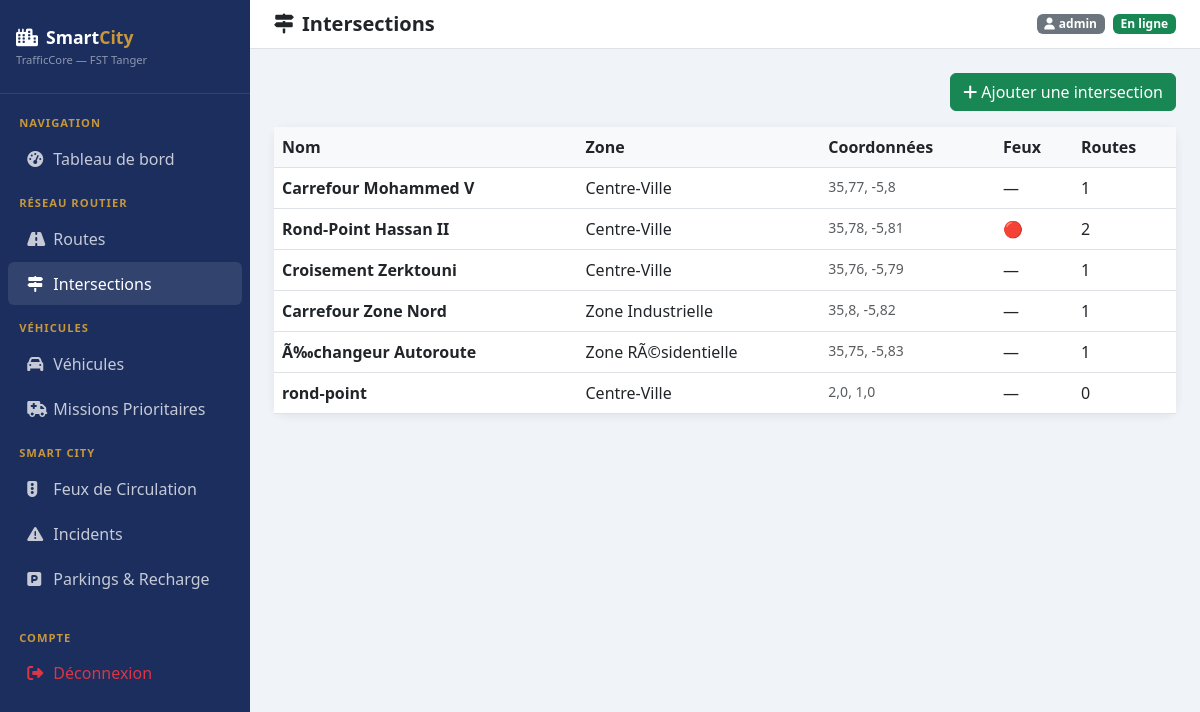
The page /traffic/intersections/ (signed in) on the database its author committed.
### traffic/models.py (models this page shows, shortened)
class Intersection(models.Model):
    nom = models.CharField(max_length=100)
    latitude = models.FloatField(default=0)
    longitude = models.FloatField(default=0)
    zone = models.ForeignKey(ZoneUrbaine, on_delete=models.SET_NULL, null=True, blank=True)

class ZoneUrbaine(models.Model):
    nom = models.CharField(max_length=100)
    description = models.TextField(blank=True)
    def __str__(self): return self.nom
    class Meta: verbose_name = "Zone Urbaine"

### signals/models.py (models this page shows, shortened)
class FeuCirculation(models.Model):
    ETAT_CHOICES = [('rouge','🔴 Rouge'), ('orange','🟠 Orange'), ('vert','🟢 Vert')]
    MODE_CHOICES = [('fixe','Fixe'), ('adaptatif','Adaptatif')]
    intersection = models.ForeignKey(Intersection, on_delete=models.CASCADE, related_name='feux')
    etat = models.CharField(max_length=10, choices=ETAT_CHOICES, default='rouge')
    duree_rouge = models.IntegerField(default=30, help_text="Durée rouge (secondes)")
    duree_vert = models.IntegerField(default=25, help_text="Durée vert (secondes)")
    duree_orange = models.IntegerField(default=5, help_text="Durée orange (secondes)")
    mode = models.CharField(max_length=15, choices=MODE_CHOICES, default='fixe')
    actif = models.BooleanField(default=True)
    derniere_modif = models.DateTimeField(auto_now=True)
    class Meta: verbose_name = "Feu de Circulation"

### traffic/views.py (the view)
# urls.py: path('intersections/', views.intersection_list, name='intersection_list'),
@login_required
def intersection_list(request):
    intersections = Intersection.objects.select_related('zone').all()
    return render(request, 'traffic/intersection_list.html', {'intersections': intersections})

### templates/traffic/intersection_list.html (shortened to what this page needs)
{% extends 'base.html' %}
{% block page_title %}<i class="fas fa-map-signs me-2"></i>Intersections{% endblock %}
{% block content %}
<div class="d-flex justify-content-end mb-3">
    <a href="{% url 'intersection_create' %}" class="btn btn-success">
        <i class="fas fa-plus me-1"></i>Ajouter une intersection
    </a>
</div>
<div class="card">
    <div class="card-body p-0">
        <table class="table table-hover mb-0">
            <thead><tr><th>Nom</th><th>Zone</th><th>Coordonnées</th><th>Feux</th><th>Routes</th></tr></thead>
            <tbody>
            {% for inter in intersections %}
            <tr>
                <td><strong>{{ inter.nom }}</strong></td>
                <td>{{ inter.zone|default:"—" }}</td>
                <td class="text-muted small">{{ inter.latitude }}, {{ inter.longitude }}</td>
                <td>
                    {% for feu in inter.feux.all %}
                        {% if feu.etat == 'rouge' %}🔴{% elif feu.etat == 'vert' %}🟢{% else %}🟠{% endif %}
                    {% empty %}—{% endfor %}
                </td>
                <td>{{ inter.routes.count }}</td>
            </tr>
            {% empty %}
            <tr><td colspan="5" class="text-center text-muted py-4">Aucune intersection.</td></tr>
            {% endfor %}
            </tbody>
        </table>
    </div>
</div>
{% endblock %}

### templates/base.html (shortened to what this page needs)
<!DOCTYPE html>
<html lang="fr">
<head>
    <link href="https://cdn.jsdelivr.net/npm/bootstrap@5.3.0/dist/css/bootstrap.min.css" rel="stylesheet">
    <link href="https://cdnjs.cloudflare.com/ajax/libs/font-awesome/6.4.0/css/all.min.css" rel="stylesheet">
</head>
<body>
<div class="sidebar">
    <div class="brand">
        <i class="fas fa-city me-2"></i>Smart<span>City</span>
        <div style="font-size:.7rem;color:rgba(255,255,255,.5);font-weight:400;margin-top:2px">TrafficCore — FST Tanger</div>
    </div>
    <nav class="mt-2">
        <div class="nav-section">Navigation</div>
        <a href="{% url 'dashboard' %}" class="nav-link {% if request.resolver_match.url_name == 'dashboard' %}active{% endif %}">
            <i class="fas fa-tachometer-alt"></i> Tableau de bord
        </a>
        <div class="nav-section">Réseau Routier</div>
        <a href="{% url 'route_list' %}" class="nav-link {% if 'route' in request.resolver_match.url_name %}active{% endif %}">
            <i class="fas fa-road"></i> Routes
        </a>
        <a href="{% url 'intersection_list' %}" class="nav-link {% if 'intersection' in request.resolver_match.url_name %}active{% endif %}">
            <i class="fas fa-map-signs"></i> Intersections
        </a>
        <div class="nav-section">Véhicules</div>
        <a href="{% url 'vehicule_list' %}" class="nav-link {% if 'vehicule' in request.resolver_match.url_name %}active{% endif %}">
            <i class="fas fa-car"></i> Véhicules
        </a>
        <a href="{% url 'mission_list' %}" class="nav-link {% if 'mission' in request.resolver_match.url_name %}active{% endif %}">
            <i class="fas fa-ambulance"></i> Missions Prioritaires
        </a>
        <div class="nav-section">Smart City</div>
        <a href="{% url 'feu_list' %}" class="nav-link {% if 'feu' in request.resolver_match.url_name %}active{% endif %}">
            <i class="fas fa-traffic-light"></i> Feux de Circulation
        </a>
        <a href="{% url 'incident_list' %}" class="nav-link {% if 'incident' in request.resolver_match.url_name %}active{% endif %}">
            <i class="fas fa-exclamation-triangle"></i> Incidents
        </a>
        <a href="{% url 'parking_list' %}" class="nav-link {% if 'parking' in request.resolver_match.url_name %}active{% endif %}">
            <i class="fas fa-parking"></i> Parkings & Recharge
        </a>
        <div class="nav-section mt-3">Compte</div>
        <a href="{% url 'logout' %}" class="nav-link text-danger">
            <i class="fas fa-sign-out-alt"></i> Déconnexion
        </a>
    </nav>
</div>
<div class="main-content">
    <div class="topbar">
        <h5 class="mb-0 fw-bold text-navy">{% block page_title %}Dashboard{% endblock %}</h5>
        <div class="d-flex align-items-center gap-2">
            <span class="badge bg-secondary"><i class="fas fa-user me-1"></i>{{ request.user.username }}</span>
            <span class="badge bg-success">En ligne</span>
        </div>
    </div>
    {% block content %}{% endblock %}
</div>
</body>
</html>

### templates/base.html (style rules this page uses)
:root { --navy: #1B2E5E; --sky: #4A90C4; --gold: #C8973A; --sidebar-w: 250px; }
body { background: #f0f3f8; font-family: 'Segoe UI', sans-serif; }
.sidebar { width: var(--sidebar-w); min-height: 100vh; background: var(--navy); position: fixed; top: 0; left: 0; z-index: 100; overflow-y: auto; }
.sidebar .brand { padding: 1.5rem 1rem; border-bottom: 1px solid rgba(255,255,255,.1); color: white; font-weight: 700; font-size: 1.1rem; }
.sidebar .brand span { color: var(--gold); }
.sidebar .nav-link { color: rgba(255,255,255,.75); padding: .6rem 1.2rem; border-radius: 6px; margin: 2px 8px; transition: all .2s; }
.sidebar .nav-link:hover, .sidebar .nav-link.active { background: rgba(255,255,255,.1); color: white; }
.sidebar .nav-link i { width: 22px; }
.sidebar .nav-section { color: var(--gold); font-size: .7rem; font-weight: 700; text-transform: uppercase; padding: .8rem 1.2rem .2rem; letter-spacing: 1px; }
.main-content { margin-left: var(--sidebar-w); padding: 1.5rem; }
.topbar { background: white; padding: .75rem 1.5rem; margin: -1.5rem -1.5rem 1.5rem; border-bottom: 1px solid #dee2e6; display: flex; align-items: center; justify-content: space-between; }
.card { border: none; border-radius: 12px; box-shadow: 0 2px 10px rgba(0,0,0,.07); }
.table th { background: #f8f9fa; font-weight: 600; }

### rows shown on the page
Intersection: nom "Carrefour Mohammed V", zone "Centre-Ville", latitude "35,77", longitude "-5,8", routes.count "1"
Intersection: nom "Rond-Point Hassan II", zone "Centre-Ville", latitude "35,78", longitude "-5,81", routes.count "2"
Intersection: nom "Croisement Zerktouni", zone "Centre-Ville", latitude "35,76", longitude "-5,79", routes.count "1"
Intersection: nom "Carrefour Zone Nord", zone "Zone Industrielle", latitude "35,8", longitude "-5,82", routes.count "1"
Intersection: nom "Ã‰changeur Autoroute", zone "Zone RÃ©sidentielle", latitude "35,75", longitude "-5,83", routes.count "1"
Intersection: nom "rond-point", zone "Centre-Ville", latitude "2,0", longitude "1,0", routes.count "0"

### other values the page prints
{{ request.user.username }} "admin"
